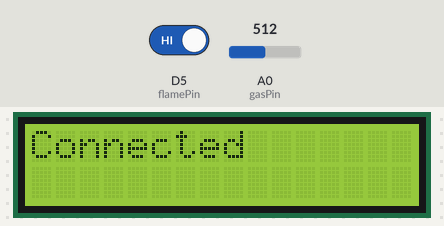
A sketch run on a simulated ESP8266 (NodeMCU). On the bench: 16×2 character LCD. The inputs (shaded band) are chosen by the test bench; at power-on: A0 (gasPin) = 512, D5 (flamePin) HIGH. WiFi joins after 1.5 s; servers stay silent unless stated; web services answer with replies made up by the test bench; what the sketch prints to the serial monitor is not drawn.

Above: at 1.6 s.
At 4.7 s:
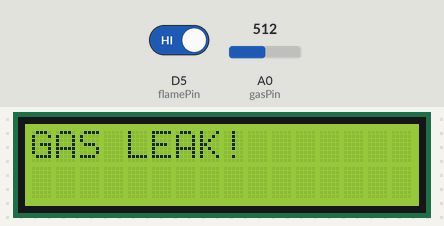
4.8 s: A0 (gasPin) set to 409
11.0 s: A0 (gasPin) set to 386
At 16.8 s:
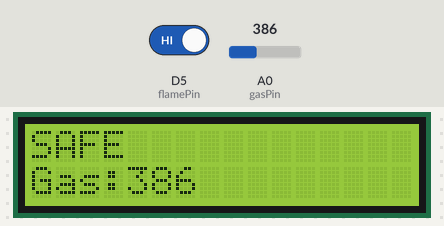
22.1 s: D5 (flamePin) driven LOW
At 23.4 s:
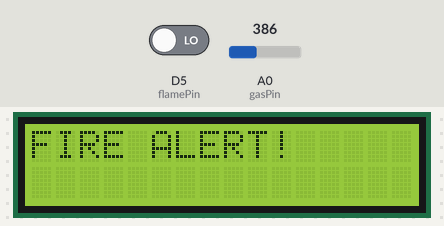
28.3 s: D5 (flamePin) driven HIGH
At 28.7 s:
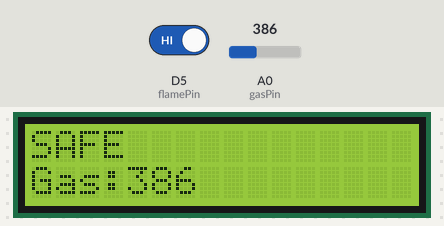
34.5 s: A0 (gasPin) set to 306
40.7 s: A0 (gasPin) set to 410
At 41.9 s:
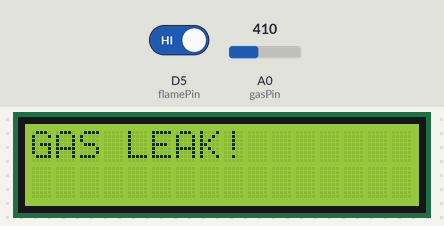
Timing chart, 0 to 43.7 s (numbered marks = the images above; inputs shaded):
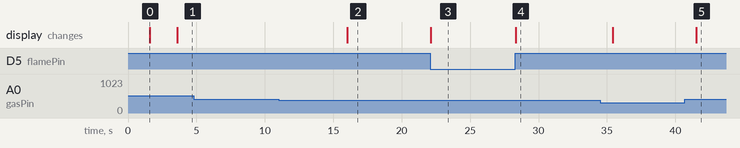

Measured:
- the behaviour switches between 401 and 400 on A0 (gasPin) (found by bisection; images 1 and 2)
- after the input at 4.8 s, every drawn part: stays the same
- after the input at 11.0 s, the display: changes after 5.0 s (image 2)
- after the input at 22.1 s, the display: changes at once (image 3)
- after the input at 28.3 s, the display: changes at once (image 4)
- after the input at 40.7 s, the display: changes after 0.82 s (image 5)
- what the display in image 0 shows lasts 2.0 s, from 1.6 s to 3.6 s

The sketch:

figa_alert.ino
```cpp
#include <ESP8266WiFi.h>
#include <ESP8266HTTPClient.h>
#include <WiFiClientSecure.h>
#include <Wire.h>
#include <LiquidCrystal_I2C.h>

const char* ssid = "code1234";
const char* password = "code1234";

// Telegram details
String botToken = "8407961828:AAF3xZpqFgqnIcRibkAqAuPgzVoBL4Dnx8w";
String chatID = "6607156395";

#define flamePin D5
#define gasPin A0

LiquidCrystal_I2C lcd(0x27, 16, 2);

void setup() {
  Serial.begin(115200);

  pinMode(flamePin, INPUT);

  lcd.begin();
  lcd.backlight();

  lcd.print("Connecting WiFi");

  WiFi.begin(ssid, password);

  while (WiFi.status() != WL_CONNECTED) {
    delay(500);
  }

  lcd.clear();
  lcd.print("Connected");
  delay(2000);
}

void loop() {

  int flame = digitalRead(flamePin);
  int gas = analogRead(gasPin);

  lcd.clear();

  if (flame == LOW) {
    lcd.print("FIRE ALERT!");
    sendTelegram("馃敟 Fire Detected!");
    delay(5000);
  }

  else if (gas > 400) {
    lcd.print("GAS LEAK!");
    sendTelegram("鈿狅笍 Gas Leak Detected!");
    delay(5000);
  }

  else {
    lcd.setCursor(0,0);
    lcd.print("SAFE");

    lcd.setCursor(0,1);
    lcd.print("Gas:");
    lcd.print(gas);
  }

  delay(1000);
}

void sendTelegram(String message) {

  WiFiClientSecure client;
  client.setInsecure();

  String url = "https://api.telegram.org/bot" + botToken +
               "/sendMessage?chat_id=" + chatID +
               "&text=" + message;

  HTTPClient https;
  https.begin(client, url);

  int httpCode = https.GET();
  Serial.println(httpCode);

  https.end();
}
```
